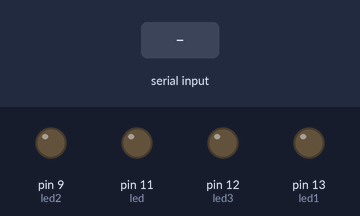
Simulated run of this sketch. Board: Arduino Uno, built with avr-gcc and run on an emulated ATmega328P. On the bench: output pins drawn as LEDs (lit = HIGH). The inputs (shaded band) are chosen by the test bench. What the sketch prints to the serial monitor is not drawn.

Above: at 1.2 s.
1.3 s: "1" received over Serial
At 2.0 s:
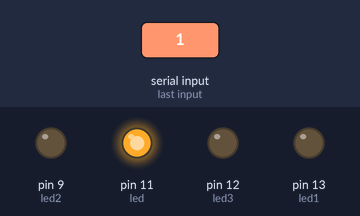
2.8 s: "3" received over Serial
At 3.1 s:
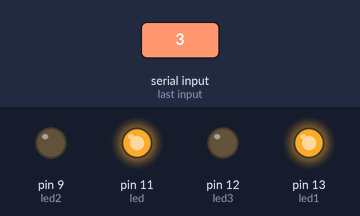
4.3 s: "2" received over Serial
At 5.5 s:
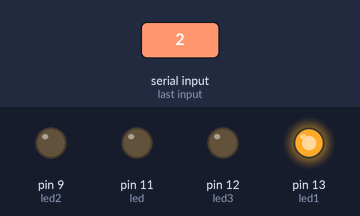
5.8 s: "5" received over Serial
At 6.6 s:
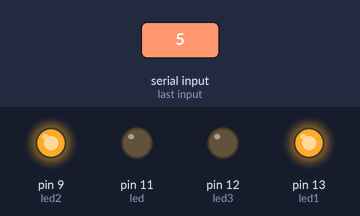
7.3 s: "4" received over Serial
At 7.8 s:
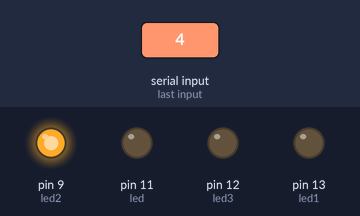
8.8 s: "7" received over Serial
At 10.1 s:
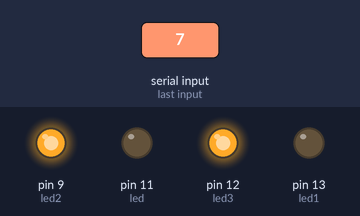
Timing chart, 0 to 11.3 s (numbered marks = the images above; inputs shaded):
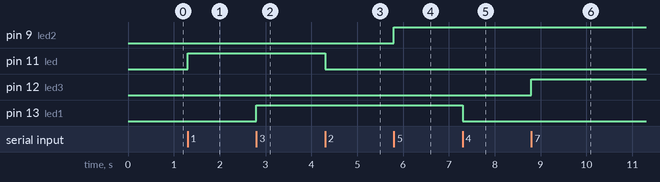

The sketch:

bluet_light.ino
```cpp
int led = 11;
//int led1 =10;
int led2= 9;
//int led3 =5;
int led1= 13;
int led3  =12;
int state;
int flag=0;
int stateStop=0;
void setup() {
  // initialize the digital pin as an output.
  pinMode(led, OUTPUT);
 pinMode(led1, OUTPUT);
 pinMode(led2, OUTPUT);
 pinMode(led3, OUTPUT);
  Serial.begin(115200);
}

void loop() {
  if(Serial.available() > 0){
      state = Serial.read();
      flag=0;
    }


 if (state == '1') {
       digitalWrite(led, HIGH);
        if(flag == 0){
          Serial.println("Light1 On");
          Serial.println(state);
          Serial.write(state);
          flag=1;
        }
    }
    else if (state == '2') {
       digitalWrite(led, LOW);
        if(flag == 0){
          Serial.println("Light1 Off!");
           Serial.println(state);
           Serial.write(state);
          flag=1;
        }
    }
      if (state == '3') {
       digitalWrite(led1, HIGH);
        if(flag == 0){
          Serial.println("Light2 On");
          Serial.println(state);
          Serial.write(state);
          flag=1;
        }
    }
    else if (state == '4') {
       digitalWrite(led1, LOW);
        if(flag == 0){
          Serial.println("Light2 Off!");
           Serial.println(state);
           Serial.write(state);
          flag=1;
        }
    }
     if (state == '5') {
       digitalWrite(led2, HIGH);
        if(flag == 0){
          Serial.println("Light3 On");
          Serial.println(state);
          Serial.write(state);
          flag=1;
        }
    }
    else if (state == '6') {
       digitalWrite(led2, LOW);
        if(flag == 0){
          Serial.println("Light3 Off!");
           Serial.println(state);
           Serial.write(state);
          flag=1;
        }
    }
     if (state == '7') {
       digitalWrite(led3, HIGH);
        if(flag == 0){
          Serial.println("Light4 On");
          Serial.println(state);
          Serial.write(state);
          flag=1;
        }
    }
    else if (state == '8') {
       digitalWrite(led3, LOW);
        if(flag == 0){
          Serial.println("Light4 Off!");
           Serial.println(state);
           Serial.write(state);
          flag=1;
        }
    }

}
```

Measured:
- after the input at 1.3 s, pin 11 (led): LOW → HIGH at once
- after the input at 2.8 s, pin 13 (led1): LOW → HIGH at once
- after the input at 4.3 s, pin 11 (led): HIGH → LOW at once
- after the input at 5.8 s, pin 9 (led2): LOW → HIGH at once
- after the input at 7.3 s, pin 13 (led1): HIGH → LOW at once
- after the input at 8.8 s, pin 12 (led3): LOW → HIGH at once
